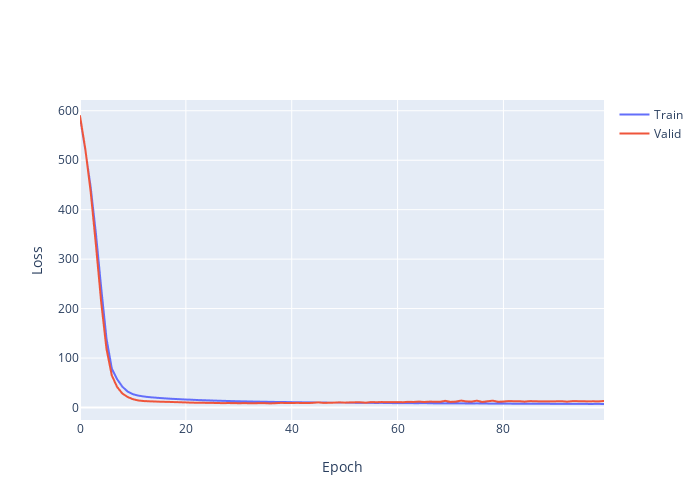

Notebook code cell kept with this figure:
### Code cell
# Needed to install the plotly package - can be done from the command line by entering conda install 
# -c https://conda.anaconda.org/plotly plotly
import plotly.graph_objs as go


fig = go.Figure()
fig.add_trace(go.Scattergl(y=history.history['loss'],
                    name='Train'))

fig.add_trace(go.Scattergl(y=history.history['val_loss'],
                    name='Valid'))


fig.update_layout(height=500, width=700,
                  xaxis_title='Epoch',
                  yaxis_title='Loss')
fig.show()
